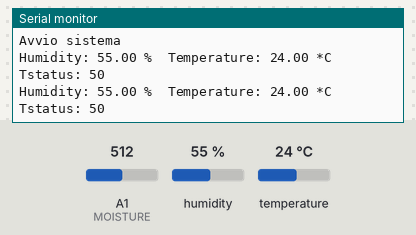
Recording of a sketch running on a simulated Arduino Uno, built with avr-gcc and run on an emulated ATmega328P. Parts: the last lines printed to the serial monitor. Inputs (shaded band) come from the test bench; at power-on: humidity 55 %, A1 (MOISTURE) = 512, temperature 24 °C.

Above: at 1.7 s.
1.8 s: humidity set to 22 %
At 3.0 s:
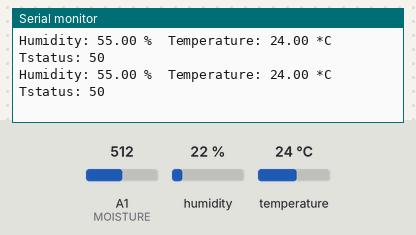
3.3 s: A1 (MOISTURE) set to 716
At 4.7 s:
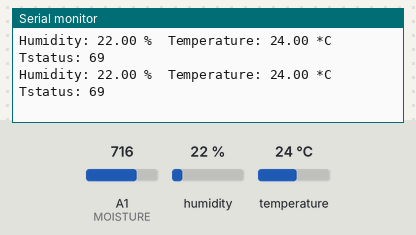
4.8 s: temperature set to 12 °C
At 5.5 s:
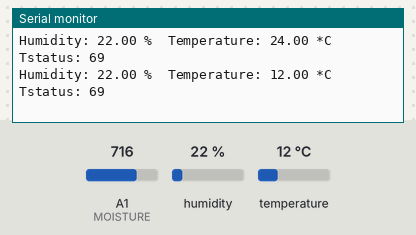
6.3 s: A1 (MOISTURE) set to 900
At 7.0 s:
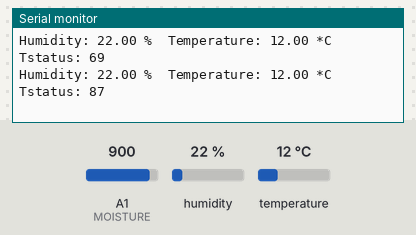
7.8 s: humidity set to 40 %
At 9.0 s:
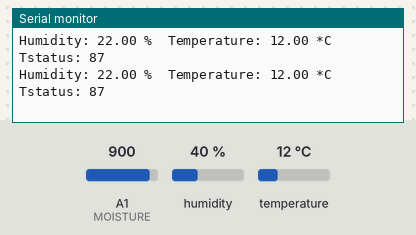
Timing chart, 0 to 10.3 s (numbered marks = the images above; inputs shaded):
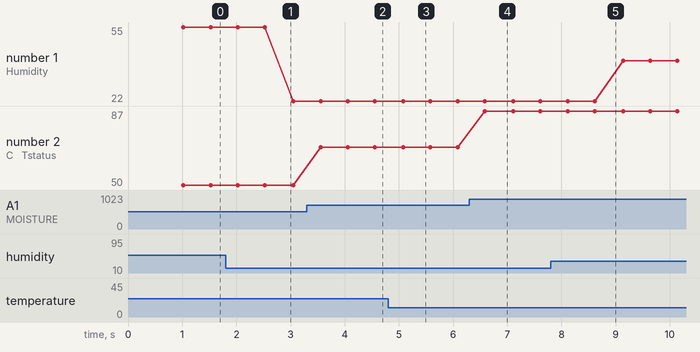

The sketch:

aurduinoR1.ino
```cpp
#include <DHT.h>

#define DHTPIN A0
#define DHTTYPE DHT11
#define MOISTURE A1
int light;

DHT dht(DHTPIN, DHTTYPE);

void setup() {
  pinMode(MOISTURE,  INPUT);
  pinMode(DHTPIN,  INPUT);
  Serial.begin(9600);
  delay(500);
  Serial.println("Avvio sistema");
  dht.begin();
}

void loop() {
  delay(500);

  int moistureValue = analogRead(MOISTURE);
  int moisturePercentage = map(moistureValue, 0, 1023, 0, 100);
  moisturePercentage = constrain(moisturePercentage, 0, 100);
  float humidity = dht.readHumidity();
  float temperature = dht.readTemperature();

  if (isnan(humidity) || isnan(temperature)) {
    Serial.println("Failed to read from DHT sensor!");
    return;
  }

  Serial.print("Humidity: ");
  Serial.print(humidity);
  Serial.print(" %\t");
  Serial.print("Temperature: ");
  Serial.print(temperature);
  Serial.print(" *C");
  Serial.print(" \t");
  Serial.print("Tstatus: ");
  Serial.println(moisturePercentage);
}
```

Measured:
- after the input at 3.3 s, the serial monitor: prints a new line after 0.25 s (image 2)
- after the input at 4.8 s, the serial monitor: prints a new line after 0.28 s (image 3)
- after the input at 6.3 s, the serial monitor: prints a new line after 0.29 s (image 4)
- plotted number 1: 55 → 22 after the input at 1.8 s, 22 → 40 after the input at 7.8 s
- plotted number 2: 50 → 69 after the input at 3.3 s, 69 → 87 after the input at 6.3 s
